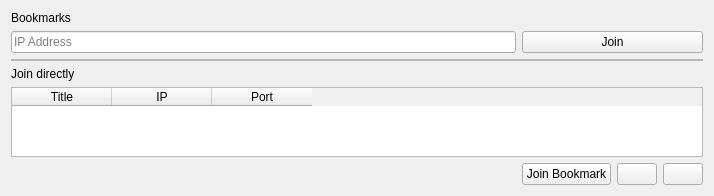
                        <widget class="QWidget" name="SavedNetgamesTab">
                         <attribute name="title">
                          <string>Bookmarks</string>
                         </attribute>
                         <layout class="QGridLayout" name="gridLayout_27">
                          <item row="12" column="3">
                           <widget class="QPushButton" name="DeleteServerButton">
                            <property name="toolTip">
                             <string>Remove Bookmark</string>
                            </property>
                            <property name="icon">
                             <iconset resource="ll.qrc">
                              <normaloff>:/assets/img/icons/list-remove.png</normaloff>:/assets/img/icons/list-remove.png</iconset>
                            </property>
                           </widget>
                          </item>
                          <item row="3" column="0">
                           <widget class="QLabel" name="ServerListLabel">
                            <property name="text">
                             <string>Bookmarks</string>
                            </property>
                           </widget>
                          </item>
                          <item row="9" column="0">
                           <widget class="QLabel" name="JoinServerLabel">
                            <property name="text">
                             <string>Join directly</string>
                            </property>
                           </widget>
                          </item>
                          <item row="12" column="2">
                           <widget class="QPushButton" name="AddServerButton">
                            <property name="toolTip">
                             <string>Add Bookmark</string>
                            </property>
                            <property name="icon">
                             <iconset resource="ll.qrc">
                              <normaloff>:/assets/img/icons/list-add.png</normaloff>:/assets/img/icons/list-add.png</iconset>
                            </property>
                           </widget>
                          </item>
                          <item row="11" column="0" colspan="4">
                           <widget class="QTableWidget" name="SavedNetgameTable">
                            <property name="sizePolicy">
                             <sizepolicy hsizetype="Preferred" vsizetype="Expanding">
                              <horstretch>0</horstretch>
                              <verstretch>0</verstretch>
                             </sizepolicy>
                            </property>
                            <property name="sizeAdjustPolicy">
                             <enum>QAbstractScrollArea::AdjustToContents</enum>
                            </property>
                            <property name="selectionBehavior">
                             <enum>QAbstractItemView::SelectRows</enum>
                            </property>
                            <attribute name="horizontalHeaderCascadingSectionResizes">
                             <bool>true</bool>
                            </attribute>
                            <attribute name="verticalHeaderVisible">
                             <bool>false</bool>
                            </attribute>
                            <attribute name="verticalHeaderCascadingSectionResizes">
                             <bool>true</bool>
                            </attribute>
                            <column>
                             <property name="text">
                              <string>Title</string>
                             </property>
                            </column>
                            <column>
                             <property name="text">
                              <string>IP</string>
                             </property>
                            </column>
                            <column>
                             <property name="text">
                              <string>Port</string>
                             </property>
                            </column>
                           </widget>
                          </item>
                          <item row="12" column="0">
                           <spacer name="horizontalSpacer_10">
                            <property name="orientation">
                             <enum>Qt::Horizontal</enum>
                            </property>
                            <property name="sizeHint" stdset="0">
                             <size>
                              <width>505</width>
                              <height>20</height>
                             </size>
                            </property>
                           </spacer>
                          </item>
                          <item row="12" column="1">
                           <widget class="QPushButton" name="JoinBookmarkButton">
                            <property name="sizeIncrement">
                             <size>
                              <width>0</width>
                              <height>0</height>
                             </size>
                            </property>
                            <property name="text">
                             <string>Join Bookmark</string>
                            </property>
                            <property name="icon">
                             <iconset resource="ll.qrc">
                              <normaloff>:/assets/img/icons/media-playback-start.png</normaloff>:/assets/img/icons/media-playback-start.png</iconset>
                            </property>
                           </widget>
                          </item>
                          <item row="5" column="0">
                           <widget class="QLineEdit" name="JoinAddressInput">
                            <property name="sizePolicy">
                             <sizepolicy hsizetype="Preferred" vsizetype="Fixed">
                              <horstretch>0</horstretch>
                              <verstretch>0</verstretch>
                             </sizepolicy>
                            </property>
                            <property name="placeholderText">
                             <string notr="true">IP Address</string>
                            </property>
                           </widget>
                          </item>
                          <item row="5" column="1" colspan="3">
                           <widget class="QPushButton" name="JoinAddressButton">
                            <property name="text">
                             <string>Join</string>
                            </property>
                            <property name="icon">
                             <iconset resource="ll.qrc">
                              <normaloff>:/assets/img/icons/media-playback-start.png</normaloff>:/assets/img/icons/media-playback-start.png</iconset>
                            </property>
                           </widget>
                          </item>
                          <item row="6" column="0" colspan="4">
                           <widget class="QFrame" name="frame_10">
                            <property name="frameShape">
                             <enum>QFrame::StyledPanel</enum>
                            </property>
                            <property name="frameShadow">
                             <enum>QFrame::Raised</enum>
                            </property>
                            <layout class="QHBoxLayout" name="horizontalLayout_9">
                             <property name="leftMargin">
                              <number>0</number>
                             </property>
                             <property name="topMargin">
                              <number>0</number>
                             </property>
                             <property name="rightMargin">
                              <number>0</number>
                             </property>
                             <property name="bottomMargin">
                              <number>0</number>
                             </property>
                            </layout>
                           </widget>
                          </item>
                         </layout>
                        </widget>
